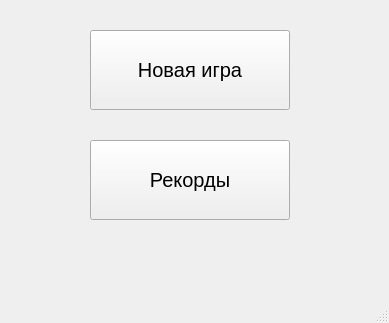
<?xml version="1.0" encoding="UTF-8"?>
<ui version="4.0">
 <class>MenuWindow</class>
 <widget class="QMainWindow" name="MenuWindow">
  <property name="geometry">
   <rect>
    <x>0</x>
    <y>0</y>
    <width>389</width>
    <height>323</height>
   </rect>
  </property>
  <property name="windowTitle">
   <string>Best Painter - Menu</string>
  </property>
  <property name="styleSheet">
   <string notr="true">.new_game_btn{
	color: red;
	

}</string>
  </property>
  <widget class="QWidget" name="centralwidget">
   <widget class="QPushButton" name="new_game_btn">
    <property name="geometry">
     <rect>
      <x>90</x>
      <y>30</y>
      <width>200</width>
      <height>80</height>
     </rect>
    </property>
    <property name="font">
     <font>
      <pointsize>15</pointsize>
     </font>
    </property>
    <property name="text">
     <string>Новая игра</string>
    </property>
   </widget>
   <widget class="QPushButton" name="records_btn">
    <property name="geometry">
     <rect>
      <x>90</x>
      <y>140</y>
      <width>200</width>
      <height>80</height>
     </rect>
    </property>
    <property name="font">
     <font>
      <pointsize>15</pointsize>
     </font>
    </property>
    <property name="text">
     <string>Рекорды</string>
    </property>
   </widget>
  </widget>
  <widget class="QMenuBar" name="menubar">
   <property name="geometry">
    <rect>
     <x>0</x>
     <y>0</y>
     <width>389</width>
     <height>21</height>
    </rect>
   </property>
  </widget>
  <widget class="QStatusBar" name="statusbar"/>
 </widget>
 <resources/>
 <connections/>
</ui>
